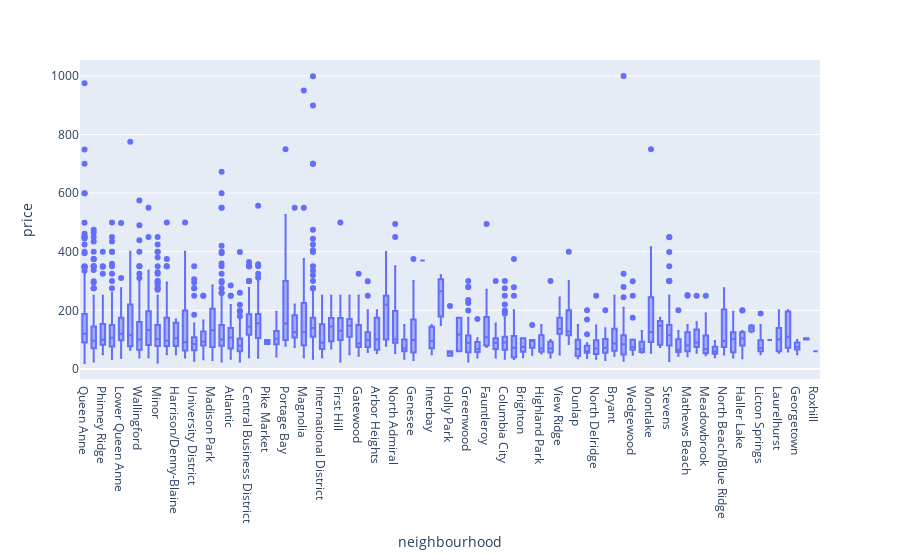

Notebook cell for this chart:
### Markdown cell above
- here, we have some outiler's listings - this can be clean after

### Code cell
fig = px.box(listings_df, x="neighbourhood", y="price")
fig.show()

### Figure 1 — Plotly figure (JSON) as saved in the notebook; plotly's stock layout.template omitted (floating-point values rounded to 4 significant figures; data arrays with more than 128 entries replaced by an {"elided": "..."} marker saying what was removed)
{"data": [{"alignmentgroup": "True", "hovertemplate": "neighbourhood=%{x}<br>price=%{y}<extra></extra>", "legendgroup": "", "marker": {"color": "#636efa"}, "name": "", "notched": false, "offsetgroup": "", "orientation": "v", "showlegend": false, "type": "box", "x": {"elided": "3818 str values"}, "x0": " ", "xaxis": "x", "y": {"elided": "3818 int values"}, "y0": " ", "yaxis": "y"}], "layout": {"boxmode": "group", "legend": {"tracegroupgap": 0}, "margin": {"t": 60}, "xaxis": {"anchor": "y", "domain": [0, 1], "title": {"text": "neighbourhood"}}, "yaxis": {"anchor": "x", "domain": [0, 1], "title": {"text": "price"}}}}
